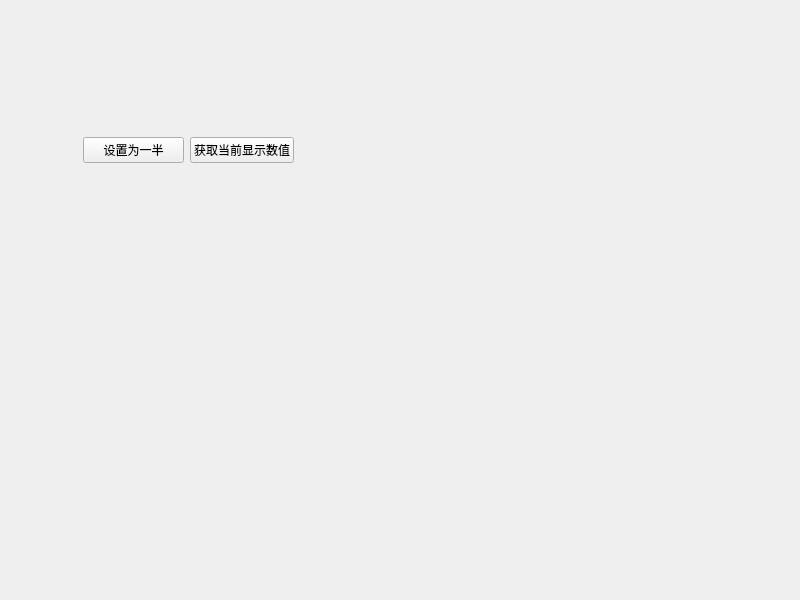
<?xml version="1.0" encoding="UTF-8"?>
<ui version="4.0">
 <class>Widget</class>
 <widget class="QWidget" name="Widget">
  <property name="geometry">
   <rect>
    <x>0</x>
    <y>0</y>
    <width>800</width>
    <height>600</height>
   </rect>
  </property>
  <property name="windowTitle">
   <string>Widget</string>
  </property>
  <widget class="UserDifinedQtControl_Widget" name="widget" native="true">
   <property name="geometry">
    <rect>
     <x>80</x>
     <y>30</y>
     <width>211</width>
     <height>80</height>
    </rect>
   </property>
  </widget>
  <widget class="QWidget" name="widget_2" native="true">
   <property name="geometry">
    <rect>
     <x>83</x>
     <y>130</y>
     <width>211</width>
     <height>41</height>
    </rect>
   </property>
   <layout class="QHBoxLayout" name="horizontalLayout">
    <item>
     <widget class="QPushButton" name="pushButton">
      <property name="text">
       <string>设置为一半</string>
      </property>
     </widget>
    </item>
    <item>
     <widget class="QPushButton" name="pushButton_2">
      <property name="text">
       <string>获取当前显示数值</string>
      </property>
     </widget>
    </item>
   </layout>
  </widget>
  <widget class="UserDifinedQtControl_Widget" name="widget_3" native="true">
   <property name="geometry">
    <rect>
     <x>80</x>
     <y>190</y>
     <width>211</width>
     <height>80</height>
    </rect>
   </property>
  </widget>
 </widget>
 <customwidgets>
  <customwidget>
   <class>UserDifinedQtControl_Widget</class>
   <extends>QWidget</extends>
   <header location="global">userdifinedqtcontrol_widget.h</header>
   <container>1</container>
  </customwidget>
 </customwidgets>
 <resources/>
 <connections/>
</ui>
